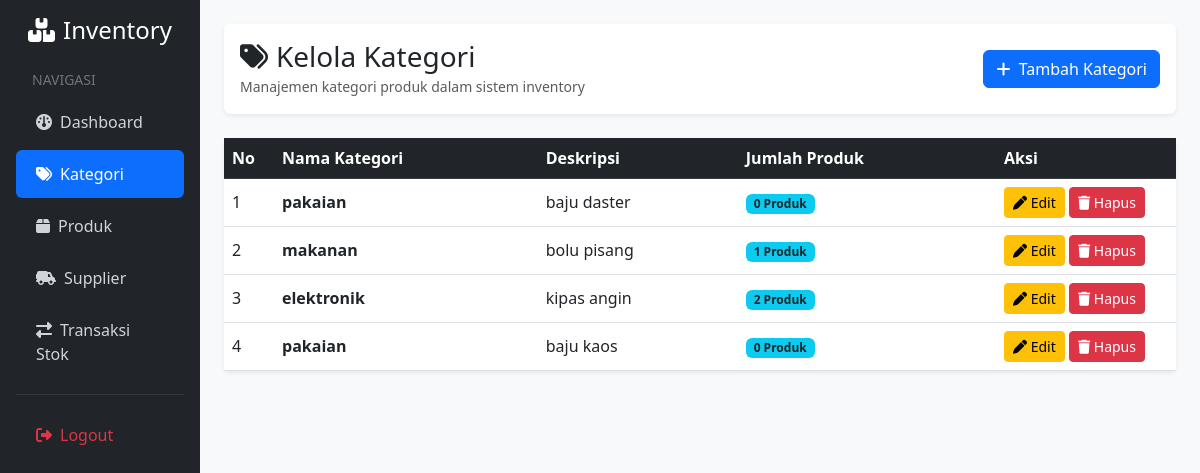
Screenshot of /views/categories/index.php (signed in) with the database file from the repository.
### tables this page shows
CREATE TABLE `categories` (
  `id` int(11) NOT NULL,
  `name` varchar(100) NOT NULL,
  `description` text DEFAULT NULL
);

### app/helpers/escape.php (called while the page is built)
<?php
function e($string) {
    return htmlspecialchars($string ?? '', ENT_QUOTES, 'UTF-8');
}

### views/categories/index.php (the view, shortened to what this page needs)
<?php
require_once '../../config/database.php';
require_once '../../app/Helpers/escape.php';
$stmt = $pdo->query("SELECT c.*, COUNT(p.id) AS total_products FROM categories c LEFT JOIN products p ON p.category_id = c.id GROUP BY c.id ORDER BY c.id DESC");
$categories = $stmt->fetchAll();
?>
<!DOCTYPE html>
<html lang="id">
<head>
    <link href="https://cdn.jsdelivr.net/npm/bootstrap@5.3.0/dist/css/bootstrap.min.css" rel="stylesheet">
    <link rel="stylesheet" href="https://cdnjs.cloudflare.com/ajax/libs/font-awesome/6.4.0/css/all.min.css">
</head>
<body>
<div class="container-fluid">
    <div class="row">
        <nav class="col-md-3 col-lg-2 p-3 sidebar">
            <h4 class="text-white text-center mb-4"><i class="fa-solid fa-boxes-stacked me-2"></i>Inventory</h4>
            <div class="text-secondary small px-3 mb-2">NAVIGASI</div>
            <a href="../dashboard.php"><i class="fa-solid fa-gauge me-2"></i>Dashboard</a>
            <a href="index.php" class="active"><i class="fa-solid fa-tags me-2"></i>Kategori</a>
            <a href="../products/index.php"><i class="fa-solid fa-box me-2"></i>Produk</a>
            <a href="../suppliers/index.php"><i class="fa-solid fa-truck-field me-2"></i>Supplier</a>
            <a href="../stock/index.php"><i class="fa-solid fa-right-left me-2"></i>Transaksi Stok</a>
            <hr class="text-secondary">
            <a href="../auth/logout.php" class="text-danger"><i class="fa-solid fa-right-from-bracket me-2"></i>Logout</a>
        </nav>
        <main class="col-md-9 col-lg-10 ms-sm-auto px-md-4 py-4">
            <div class="d-flex justify-content-between align-items-center mb-4 bg-white p-3 rounded shadow-sm">
                <div>
                    <h3 class="mb-0"><i class="fa-solid fa-tags me-2"></i>Kelola Kategori</h3>
                    <small class="text-muted">Manajemen kategori produk dalam sistem inventory</small>
                </div>
                <a href="create.php" class="btn btn-primary"><i class="fa-solid fa-plus me-1"></i> Tambah Kategori</a>
            </div>
            <div class="card shadow-sm border-0">
                <div class="card-body p-0">
                    <div class="table-responsive">
                        <table class="table table-hover align-middle mb-0">
                            <thead class="table-dark">
                                <tr>
                                    <th style="width: 50px;">No</th>
                                    <th>Nama Kategori</th>
                                    <th>Deskripsi</th>
                                    <th>Jumlah Produk</th>
                                    <th style="width: 180px;">Aksi</th>
                                </tr>
                            </thead>
                            <tbody>
                                <?php if (!empty($categories)): ?>
                                    <?php foreach ($categories as $index => $cat): ?>
                                        <tr>
                                            <td><?= $index + 1 ?></td>
                                            <td><strong><?= e($cat['name']) ?></strong></td>
                                            <td><?= e($cat['description'] ?? '-') ?></td>
                                            <td><span class="badge bg-info text-dark"><?= $cat['total_products'] ?> Produk</span></td>
                                            <td>
                                                <a href="edit.php?id=<?= $cat['id'] ?>" class="btn btn-sm btn-warning"><i class="fa-solid fa-pen"></i> Edit</a>
                                                <a href="delete.php?id=<?= $cat['id'] ?>" class="btn btn-sm btn-danger" onclick="return confirm('Apakah Anda yakin ingin menghapus kategori ini?')"><i class="fa-solid fa-trash"></i> Hapus</a>
                                            </td>
                                        </tr>
                                    <?php endforeach; ?>
                                <?php else: ?>
                                    <tr>
                                        <td colspan="5" class="text-center py-4 text-muted">Belum ada data kategori. Klik "Tambah Kategori" untuk membuat baru.</td>
                                    </tr>
                                <?php endif; ?>
                            </tbody>
                        </table>
                    </div>
                </div>
            </div>
        </main>
    </div>
</div>
</body>
</html>

### views/categories/index.php (style rules this page uses)
body { background-color: #f8f9fa; }
.sidebar { min-height: 100vh; background-color: #212529; }
.sidebar a { color: #cfd4da; text-decoration: none; padding: 12px 20px; display: block; border-radius: 6px; margin-bottom: 4px; }
.sidebar a:hover, .sidebar a.active { background-color: #0d6efd; color: white; }

### rows the page displays
categories: name "pakaian", description "baju daster", total_products "0"
categories: name "makanan", description "bolu pisang", total_products "1"
categories: name "elektronik", description "kipas angin", total_products "2"
categories: name "pakaian", description "baju kaos", total_products "0"
